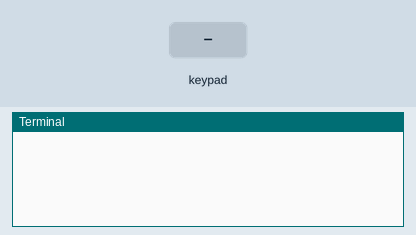
Simulated run of this program. Board: Raspberry Pi (BCM pin numbers). Parts: the last lines printed to the terminal. The test bench sets the inputs (shaded band).

Above: at 1.2 s.
1.3 s: key '1' pressed
At 2.7 s:
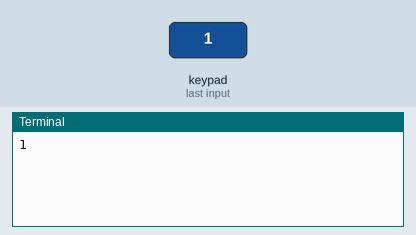
3.0 s: keypad keys 1 2 3 4 pressed 0.4 s apart
At 4.11 s:
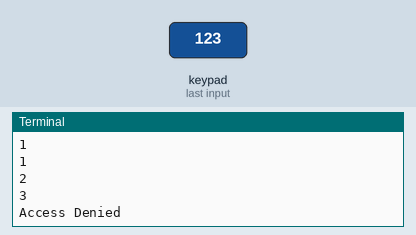
6.1 s: key 'A' pressed
At 7.5 s:
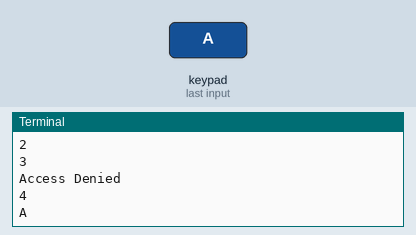
7.8 s: keypad keys 1 2 3 4 # pressed 0.4 s apart
At 10.3 s:
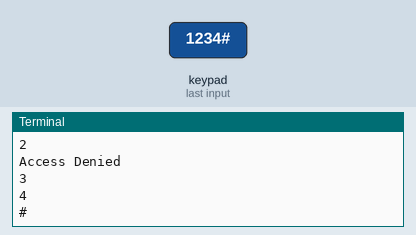
11.3 s: key 'B' pressed
At 11.7 s:
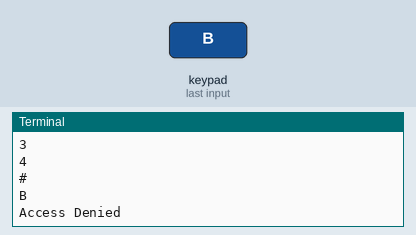
12.9 s: keypad keys 1 2 3 4 * pressed 0.4 s apart
At 15.5 s:
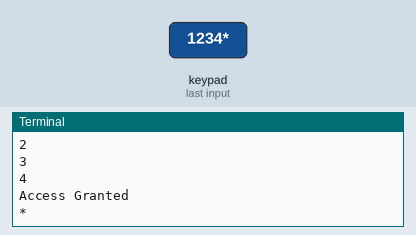
Timing chart, 0 to 17.0 s (numbered marks = the images above; inputs shaded):
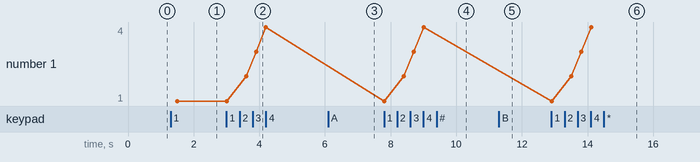

The program:

tes_keypad.py
```python
import RPi.GPIO as GPIO
import time

# these GPIO pins are connected to the keypad
# change these according to your connections!
L1 = 5
L2 = 6
L3 = 13
L4 = 19

C1 = 12
C2 = 16
C3 = 20
C4 = 21

# Initialize the GPIO pins
GPIO.setwarnings(False)
GPIO.setmode(GPIO.BCM)

GPIO.setup(L1, GPIO.OUT)
GPIO.setup(L2, GPIO.OUT)
GPIO.setup(L3, GPIO.OUT)
GPIO.setup(L4, GPIO.OUT)

# Make sure to configure the input pins to use the internal pull-down resistors
GPIO.setup(C1, GPIO.IN, pull_up_down=GPIO.PUD_DOWN)
GPIO.setup(C2, GPIO.IN, pull_up_down=GPIO.PUD_DOWN)
GPIO.setup(C3, GPIO.IN, pull_up_down=GPIO.PUD_DOWN)
GPIO.setup(C4, GPIO.IN, pull_up_down=GPIO.PUD_DOWN)

# Define the correct password
correct_password = "1234"
input_password = ""

# The readLine function implements the procedure discussed in the article
# It sends out a single pulse to one of the rows of the keypad
# and then checks each column for changes
# If it detects a change, the user pressed the button that connects the given line
# to the detected column

prev_input = {C1: 0, C2: 0, C3: 0, C4: 0}

def readLine(line, characters):
    global input_password
    GPIO.output(line, GPIO.HIGH)
    for idx, col in enumerate([C1, C2, C3, C4]):
        current_input = GPIO.input(col)
        if current_input == 1 and prev_input[col] == 0:
            input_password += characters[idx]
            print(characters[idx])
        prev_input[col] = current_input
    GPIO.output(line, GPIO.LOW)

try:
    while True:
        # call the readLine function for each row of the keypad
        readLine(L1, ["1", "2", "3", "A"])
        readLine(L2, ["4", "5", "6", "B"])
        readLine(L3, ["7", "8", "9", "C"])
        readLine(L4, ["*", "0", "#", "D"])

        # Check if input password matches the correct password
        if input_password == correct_password:
            print("Access Granted")
            input_password = ""  # reset after successful entry
        elif len(input_password) >= len(correct_password):
            print("Access Denied")
            input_password = ""  # reset after incorrect entry

        time.sleep(0.3)

except KeyboardInterrupt:
    print("\nApplication stopped!")
    GPIO.cleanup()
```

Measured:
- after the input at 1.3 s, the terminal: prints a new line after 0.20 s (image 1)
- after the input at 3.0 s, the terminal: prints a new line after 0.60 s (image 2)
- after the input at 6.1 s, the terminal: prints a new line after 0.20 s (image 3)
- after the input at 7.8 s, the terminal: prints a new line at once (image 4)
- after the input at 11.3 s, the terminal: prints a new line after 0.11 s (image 5)
- after the input at 12.9 s, the terminal: prints a new line at once (image 6)
- plotted number 1: 1 → 4 after the input at 3.0 s
